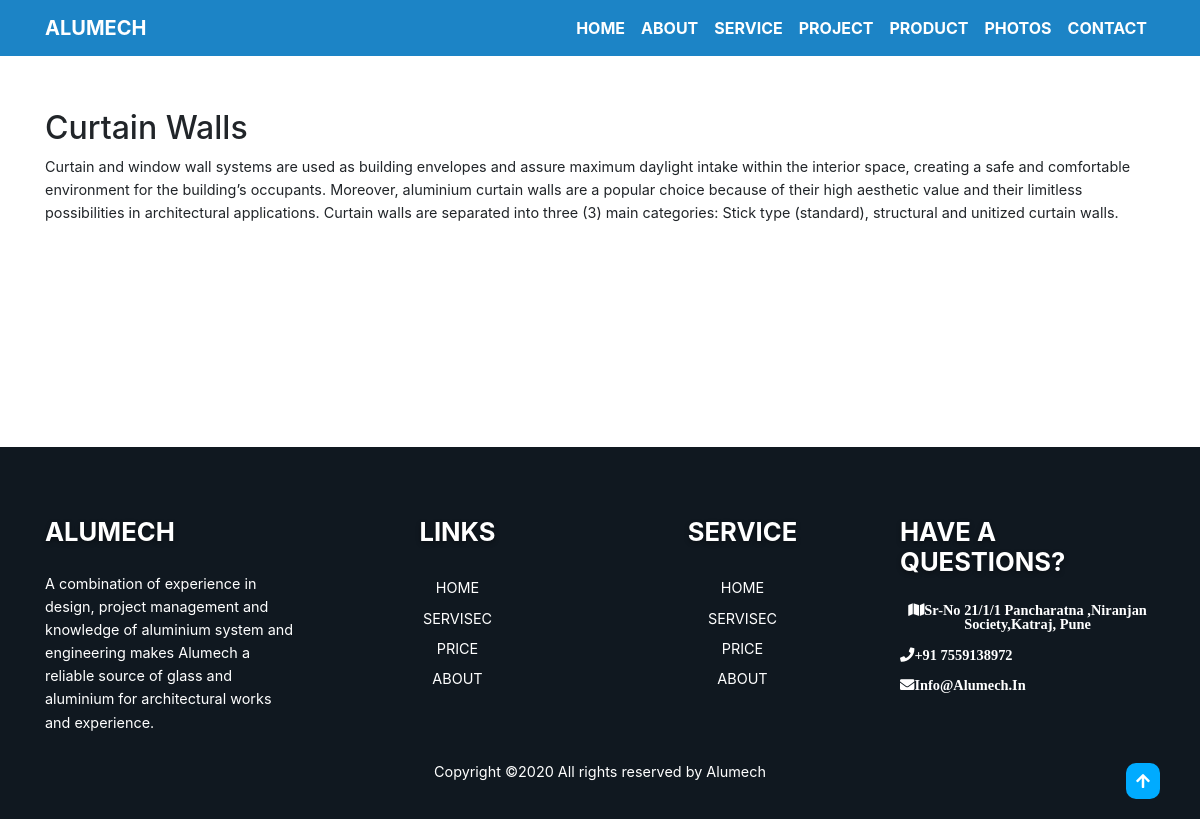
The page /main/2 on the database its author committed.
### main/models.py (models this page shows, shortened)
class Product(models.Model):
	head_name = models.CharField(max_length=100)
	desc = models.TextField(max_length=5000)
	image=models.ImageField(upload_to="main/images",default="")

### main/views.py (the view)
# urls.py: path('<int:pk>',views.detail, name="detail"),
def detail(request,pk):
	data = Product.objects.filter(pk =pk)
	content = {'data':data}
	return render(request, 'main/detail.html',content)

### main/templates/main/detail.html
{% extends 'main/base.html' %}
{% load static %}
{% block content %}
<div class="container">
    {% for result in data %}
    <div class="about_product" style="margin-top: 109px !important; margin-bottom: 20%;">
        <h2 class="our_company">{{ result.head_name}}</h2>
        <p>{{ result.desc}}</p>
    </div>
    {% endfor %}
</div>
{% endblock %}

### main/static/css/base.css (style rules this page uses)
* { margin: 0; padding: 0; box-sizing: border-box; }
p { font-size: 0.9rem; line-height: 1.6; font-weight: 400; }

### rows shown on the page
Product: head_name "Curtain Walls", desc "Curtain and window wall systems are used as building envelopes and assure maximum daylight intake within the interior space, creating a safe and comfortable environment for the building’s occupants. Moreover, aluminium curtain walls are a popular choice because of their high aesthetic value and their limitless possibilities in architectural applications. Curtain walls are separated into three (3) main categories: Stick type (standard), structural and unitized curtain walls."
